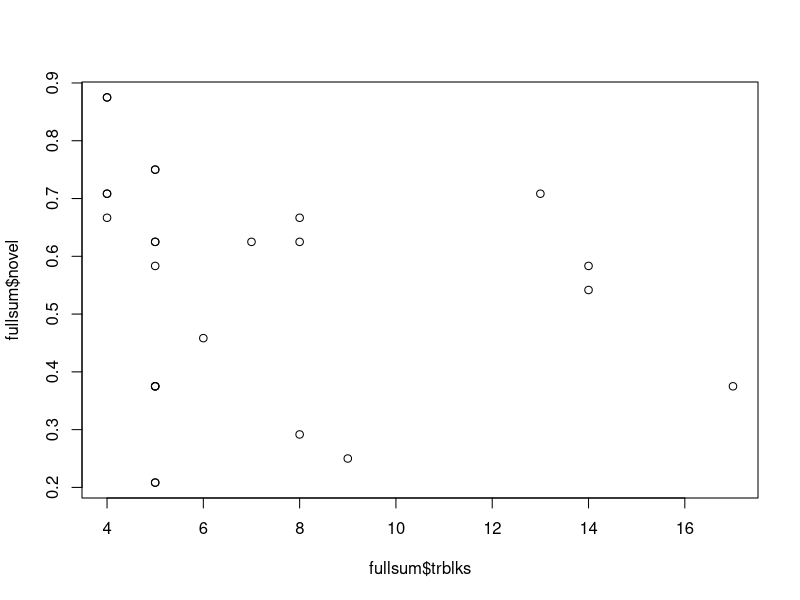

R code for this plot:
print("DAU: PLYM8")
print("Author: Andy Wills")
print("Date: 2015-05-09")
dta <- read.table("plym8data.txt", header = TRUE, stringsAsFactors = FALSE, sep = "\t")
# Define custom function for blocks to criterion analyses in Phases 1-4
dosum <- function(phasenum,crit) {
  print(paste("Phase ",phasenum))
  bigsum <- array(0,dim=c(length(subs),3))
  colnames(bigsum) <- c('subj','blks','acc')
  i <- 0
  for (hum in subs) {
    i <- i + 1
    p <- subset(dta,phase == phasenum & subj == hum)
    summary <- tapply(p$acc,list(p$blk),mean)
    bigsum[i,'subj'] <- hum
    bigsum[i,'blks'] <- length(summary)
    bigsum[i,'acc'] <- summary[length(summary)]
  }
  bigsum <- as.data.frame(bigsum)
  #bigsum <- bigsum[bigsum$acc >= crit,]
  #print("Blocks to criterion (learners)")
  #print(paste("N: ",nrow(bigsum)))  
  #print(paste("Mean: ",mean(bigsum$blks)))
  #print(paste("S.D.: ",sd(bigsum$blks)))
  #print(paste("Min: ",min(bigsum$blks)))
  #print(paste("Max: ",max(bigsum$blks)))
  return(bigsum)
}
print("Exclude non-completers from analysis")
subs <- as.numeric(levels(factor(dta$subj[dta$phase==4])))
p1 <- dosum(1,.8)
p2 <- dosum(2,.8)
p3 <- dosum(3,.8)
p4 <- dosum(4,.75)

print("Phase 5 - Familiar and novel item accuracy, by subject")
bigsum <- array(0,dim=c(length(subs),3))
colnames(bigsum) <- c('subj','famil','novel')
i <- 0
for (hum in subs) {
  i <- i + 1
  p <- subset(dta,phase == 5 & subj == hum)
  summary <- tapply(p$acc,list(p$stimtype),mean)
  cpat <- (summary['A'] + summary['B'] + summary['AB'] + summary['BA'] +
             summary['C'] + summary['D'] + summary['CD'] + summary['DC']) / 8
  ipat <- (summary['E'] + summary['F'] + summary['GH'] + summary['HG'] +
             summary['IJ'] + summary['JI'] + summary['K'] + summary['L']) / 8
  bigsum[i,'subj'] <- subs[i] - 28000
  bigsum[i,'famil'] <- (cpat + ipat) / 2
  bigsum[i,'novel'] <- ( summary['EF'] + summary['FE'] + summary['I'] + summary['J'] +
               summary['G'] + summary['H'] + summary['KL'] + summary['LK']) / 8
}
p5 <- as.data.frame(bigsum)
print(round(p5[order(p5$novel,p5$famil,decreasing=TRUE),],2))

print("Species comparison")
ch <- rbind(c(0,6),c(16,9))
print(chisq.test(ch,simulate.p.value=TRUE, B = 1000000))

print("Species comparison (exclude all failures)")
ch <- rbind(c(0,6),c(15,8))
print(chisq.test(ch,simulate.p.value=TRUE, B = 1000000))

print("Species comparison (include all, & noncompleters as similarity)")
ch <- rbind(c(0,6),c(16,13))
print(chisq.test(ch,simulate.p.value=TRUE, B = 1000000))

print("Proportion of rule and similarity responders")
ch <- c(16,9)
print(chisq.test(ch))

print('Correlational analysis (reported in General Discussion)')
fullsum <- data.frame(cbind(p5$subj,p1$blks,p1$acc,p2$blks,p2$acc,p3$blks,p3$acc,p4$blks,p4$acc,p5$famil,p5$novel))
colnames(fullsum) <- c('subj','p1blks','p1acc','p2blks','p2acc','p3blks','p3acc','p4blks','p4acc','famil','novel')
fullsum$trblks <- p1$blks + p2$blks + p3$blks + p4$blks
fullsum$rs[fullsum$novel > .5] = 'rule'
fullsum$rs[fullsum$novel < .5] = 'sim'
plot(fullsum$trblks,fullsum$novel)
print(cor.test(fullsum$trblks,fullsum$novel))
